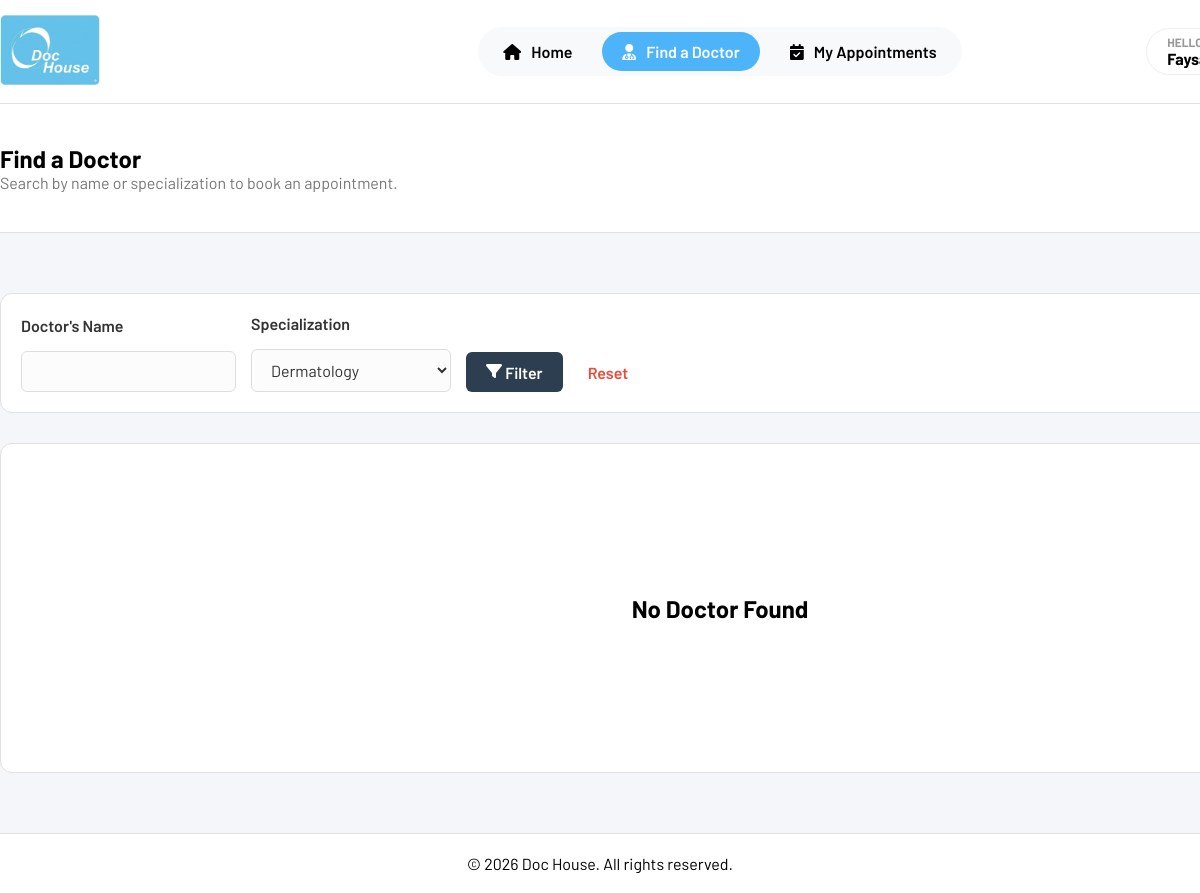
Page /view/Patient/doctors.php?specialization=2 (signed in) on the earlier database version.
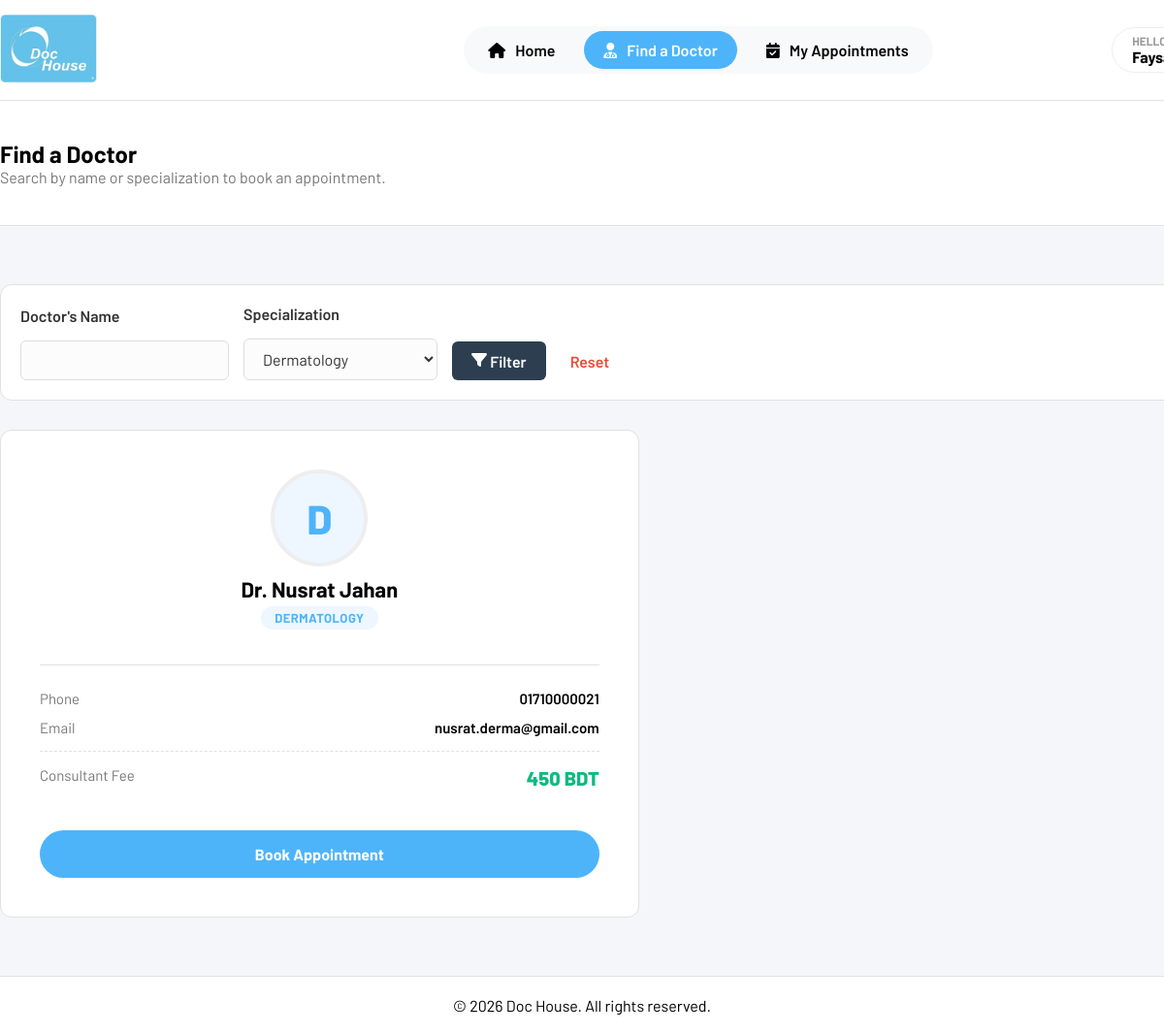
Same page on the later database version.
### tables this page shows
CREATE TABLE `doctor` (
  `did` int(11) NOT NULL,
  `uid` int(11) NOT NULL,
  `fee` int(11) NOT NULL,
  `bio` varchar(2005) NOT NULL,
  `spid` int(11) NOT NULL
);

CREATE TABLE `user` (
  `uid` int(11) NOT NULL,
  `name` varchar(255) NOT NULL,
  `email` varchar(255) NOT NULL,
  `password` varchar(32) NOT NULL,
  `phone` varchar(15) NOT NULL,
  `role` varchar(10) NOT NULL,
  `dob` date DEFAULT NULL,
  `img` varchar(255) DEFAULT NULL
);

CREATE TABLE `specialization` (
  `spid` int(11) NOT NULL,
  `name` varchar(255) NOT NULL,
  `img` varchar(255) NOT NULL
);

### model/Patient/Doctor.php (called while the page is built, shortened)
<?php
function getAllDoctors()
{
    $conn = initDB();
    $sql = "SELECT d.did, d.uid, d.fee, d.spid, d.bio, u.email, u.phone, u.img, u.name AS doctor_name, s.name AS specialization_name
            FROM doctor d
            INNER JOIN user u ON d.uid = u.uid
            INNER JOIN specialization s ON d.spid = s.spid";
    $result = mysqli_query($conn, $sql);
    $doctors = [];
    if (mysqli_num_rows($result) > 0) {
        while ($row = mysqli_fetch_assoc($result)) {
            $doctor = [];
            $doctor["DID"] = $row["did"];
            $doctor["name"] = $row["doctor_name"];
            $doctor["email"] = $row["email"];
            $doctor["phone"] = $row["phone"];
            $doctor["fee"] = $row["fee"];
            $doctor["specializationID"] = $row["spid"];
            $doctor["specialization"] = $row["specialization_name"];
            $doctor["bio"] = $row["bio"];
            $doctor["img"] = $row["img"];
            array_push($doctors, $doctor);
        }
    }
    return $doctors;
}
function getDoctorsBySpId($spid)
{
    $conn = initDB();
    $sql = "SELECT d.did, d.uid, d.fee, d.spid, d.bio, u.email, u.phone, u.img, u.name AS doctor_name, s.name AS specialization_name
            FROM doctor d
            INNER JOIN user u ON d.uid = u.uid
            INNER JOIN specialization s ON d.spid = s.spid
            WHERE d.spid = '$spid'";
    $result = mysqli_query($conn, $sql);
    $doctors = [];
    if (mysqli_num_rows($result) > 0) {
        while ($row = mysqli_fetch_assoc($result)) {
            $doctor = [];
            $doctor["DID"] = $row["did"];
            $doctor["name"] = $row["doctor_name"];
            $doctor["email"] = $row["email"];
            $doctor["phone"] = $row["phone"];
            $doctor["fee"] = $row["fee"];
            $doctor["specializationID"] = $row["spid"];
            $doctor["specialization"] = $row["specialization_name"];
            $doctor["bio"] = $row["bio"];
            $doctor["img"] = $row["img"];
            array_push($doctors, $doctor);
        }
    }
    return $doctors;
}

### controller/Patient/doctorController.php (called while the page is built, shortened)
<?php
require_once "../../model/Patient/Doctor.php";
$docName = isset($_GET['doc_name']) ? $_GET['doc_name'] : '';
$docSpecialityID = isset($_GET['specialization']) ? $_GET['specialization'] : '';
$allDoctorList = getAllDoctors();
if (!empty($docName) && !empty($docSpecialityID)) {
    $doctorList = getDoctorsByNameAndSpId($docName, $docSpecialityID);
} else if (!empty($docName)) {
    $doctorList = getDoctorsByName($docName);
} else if (!empty($docSpecialityID)) {
    $doctorList = getDoctorsBySpId($docSpecialityID);
} else {
    $doctorList = getAllDoctors();
}

### view/Patient/doctors.php (the view, shortened to what the changed rows need)
<?php
require_once "../../controller/Patient/doctorController.php";
?>
<!DOCTYPE html>
<html lang="en">
<head>
    <link rel="stylesheet" href="css/style.css" />
    <link rel="stylesheet" href="https://cdnjs.cloudflare.com/ajax/libs/font-awesome/6.5.1/css/all.min.css">
</head>
<body>
    <section class="page-header">
        <div class="container">
            <h2>Find a Doctor</h2>
        </div>
    </section>
    <section class="doctor-and-filter-section">
        <div class="container">
            <div class="doctor-list">
                <?php
                if (count($doctorList) == 0) {
                ?>
                    <h2 class="no-data">No Doctor Found</h2>
                <?php
                } else {
                ?>
                    <div class="doctors">
                        <?php foreach ($doctorList as $singleDoc) { ?>
                            <div class="doc-card">
                                <div class="card-head">
                                    <div class="avatar">
                                        <?php echo !empty($singleDoc['img']) ?
                                            "<img src=\"$singleDoc[img]\" alt=\"Doctor\">" : $singleDoc['name'][0] ?>
                                    </div>
                                    <div class="doc-meta">
                                        <h3><?php echo $singleDoc['name'] ?></h3>
                                        <span class="spec-pill"><?php echo $singleDoc['specialization'] ?></span>
                                    </div>
                                </div>
                                <div class="info-stack">
                                    <div class="stack-item">
                                        <span class="label-text">Phone</span>
                                        <span class="val-text"><?php echo $singleDoc['phone'] ?></span>
                                    </div>
                                    <div class="stack-item">
                                        <span class="label-text">Email</span>
                                        <span class="val-text"><?php echo $singleDoc['email'] ?></span>
                                    </div>
                                    <div class="stack-item fee-row">
                                        <span class="label-text">Consultant Fee</span>
                                        <span class="fee-highlight"><?php echo $singleDoc['fee'] ?> BDT</span>
                                    </div>
                                </div>
                                <a href="doctor_profile.php?DID=<?php echo $singleDoc['DID'] ?>" class="view-profile-btn">Book Appointment</a>
                            </div>
                        <?php } ?>
                    </div>
                <?php
                }
                ?>
            </div>
    </section>
</body>
</html>

Differences in the rows shown:
added doctor: uid.name "D", uid.name "Dr. Nusrat Jahan", spid.name "DERMATOLOGY", uid.phone "01710000021", uid.email "nusrat.derma@gmail.com", fee "450"
Other differences:
text no longer shown: "No Doctor Found"
